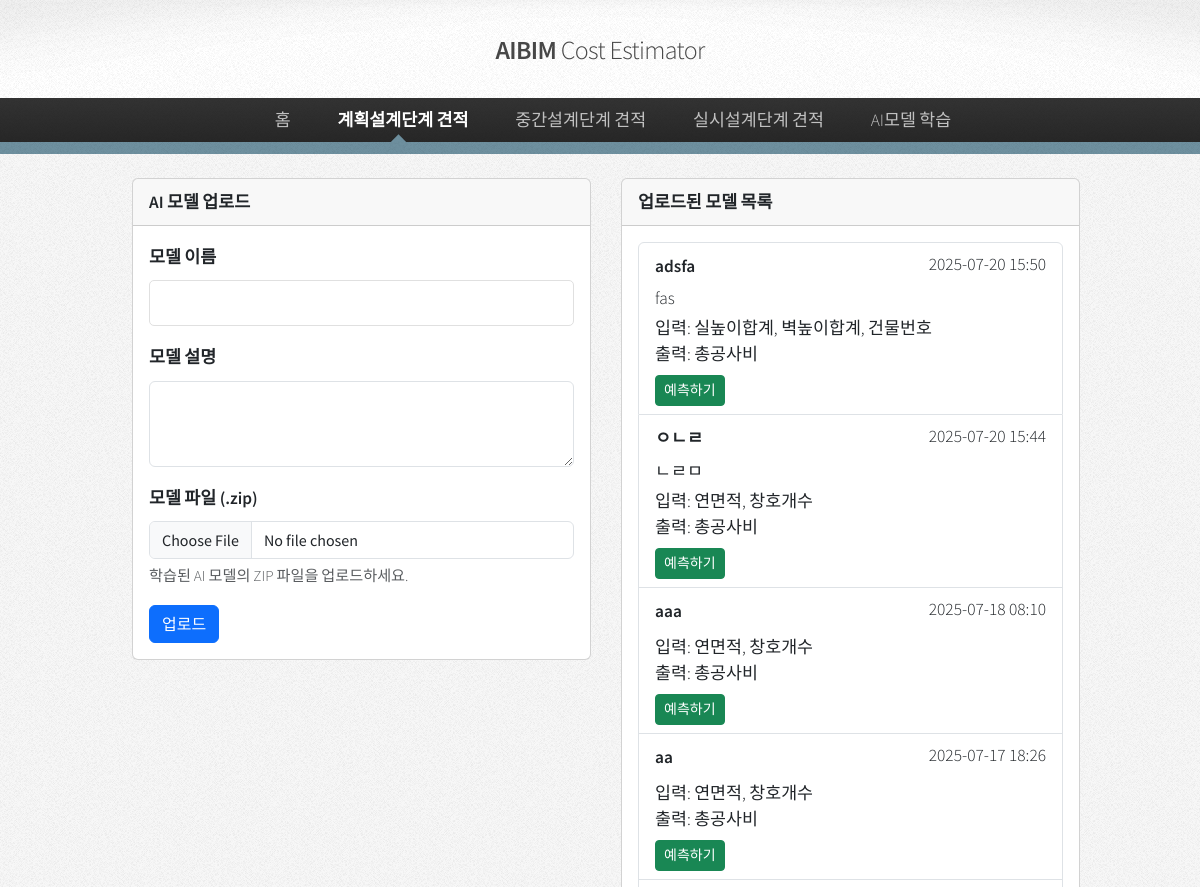
Before: /ai_prediction/ (upper part) with the older database file.
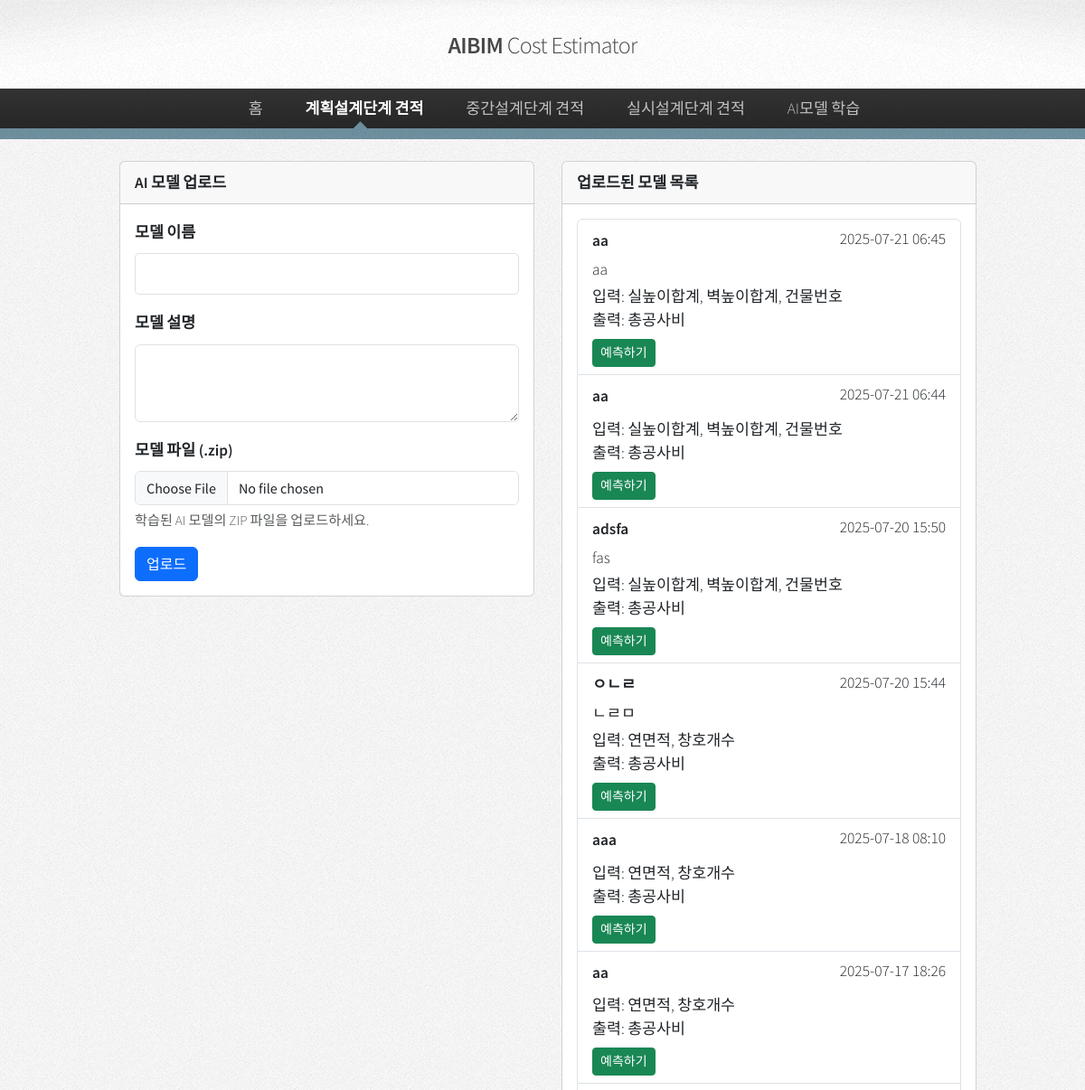
After: the same page with the newer database file.
### ai_prediction/models.py (models this page shows, shortened)
class AIModel(models.Model):
    name = models.CharField(max_length=255)
    description = models.TextField(blank=True, null=True)
    model_file = models.FileField(upload_to='ai_models/')
    metadata = models.JSONField(default=dict)  # 메타데이터 저장
    created_at = models.DateTimeField(auto_now_add=True)
    updated_at = models.DateTimeField(auto_now=True)
    rmse = models.FloatField(null=True, blank=True)
    mae = models.FloatField(null=True, blank=True)
    r2_score = models.FloatField(null=True, blank=True)
    @property
    def input_columns(self):
        return self.metadata.get('inputColumns', [])
    @property
    def output_columns(self):
        return self.metadata.get('outputColumns', [])

### ai_prediction/views.py (the view, shortened to what this page needs)
# urls.py: path('', views.model_upload, name='model_upload'),
def model_upload(request):
    models = AIModel.objects.all().order_by('-created_at')
    return render(request, 'ai_prediction/model_upload.html', {'models': models})

### templates/ai_prediction/model_upload.html (shortened to what this page needs)
{% load static %}
<!DOCTYPE html>
<html>
  <head>
    <link
      rel="stylesheet"
      href="https://cdn.jsdelivr.net/npm/bootstrap@5.3.3/dist/css/bootstrap.min.css"
    />
    <link rel="stylesheet" href="{% static 'css/main.css'%}" />
  </head>
  <body class="is-preload">
    <div id="page-wrapper">
      <div id="header">
        <h1>
          <a href="/" id="logo">AIBIM <em>Cost Estimator</em></a>
        </h1>
        <nav id="nav">
          <ul>
            <li><a href="/">홈</a></li>
            <li class="current">
              <a href="#">계획설계단계 견적</a>
            </li>
            <li>
              <a href="#">중간설계단계 견적</a>
            </li>
            <li>
              <a href="#">실시설계단계 견적</a>
            </li>
            <li>
              <a href="/ai_learning">AI모델 학습</a>
            </li>
          </ul>
        </nav>
      </div>
      <div class="container mt-4">
        <div class="row">
          <div class="col-md-6">
            <div class="card">
              <div class="card-header">
                <h5 class="mb-0">AI 모델 업로드</h5>
              </div>
              <div class="card-body">
                <form id="uploadForm" enctype="multipart/form-data">
                  <div class="mb-3">
                    <label for="modelName" class="form-label">모델 이름</label>
                    <input
                      type="text"
                      class="form-control"
                      id="modelName"
                      name="name"
                      required
                    />
                  </div>
                  <div class="mb-3">
                    <label for="modelDescription" class="form-label"
                      >모델 설명</label
                    >
                    <textarea
                      class="form-control"
                      id="modelDescription"
                      name="description"
                      rows="3"
                    ></textarea>
                  </div>
                  <div class="mb-3">
                    <label for="modelFile" class="form-label"
                      >모델 파일 (.zip)</label
                    >
                    <input
                      type="file"
                      class="form-control"
                      id="modelFile"
                      name="model_file"
                      accept=".zip"
                      required
                    />
                    <div class="form-text">
                      학습된 AI 모델의 ZIP 파일을 업로드하세요.
                    </div>
                  </div>
                  <button type="submit" class="btn btn-primary">업로드</button>
                </form>
              </div>
            </div>
          </div>
          <div class="col-md-6">
            <div class="card">
              <div class="card-header">
                <h5 class="mb-0">업로드된 모델 목록</h5>
              </div>
              <div class="card-body">
                {% if models %}
                <div class="list-group">
                  {% for model in models %}
                  <div class="list-group-item">
                    <div class="d-flex w-100 justify-content-between">
                      <h6 class="mb-1">{{ model.name }}</h6>
                      <small>{{ model.created_at|date:"Y-m-d H:i" }}</small>
                    </div>
                    <p class="mb-1">{{ model.description|truncatewords:20 }}</p>
                    <small>
                      입력: {{ model.input_columns|join:", " }}<br />
                      출력: {{ model.output_columns|join:", " }}
                    </small>
                    <div class="mt-2">
                      <a
                        href="{% url 'ai_prediction:prediction_page' model.id %}"
                        class="btn btn-sm btn-success"
                        >예측하기</a
                      >
                    </div>
                  </div>
                  {% endfor %}
                </div>
                {% else %}
                <p class="text-muted">업로드된 모델이 없습니다.</p>
                {% endif %}
              </div>
            </div>
          </div>
        </div>
      </div>
    </div>
  </body>
</html>

Changed rows visible on the page:
added AIModel: name "aa", created_at "2025-07-21 06:45", description "aa", input_columns "실높이합계, 벽높이합계, 건물번호", output_columns "총공사비"
added AIModel: name "aa", created_at "2025-07-21 06:44", input_columns "실높이합계, 벽높이합계, 건물번호", output_columns "총공사비"
